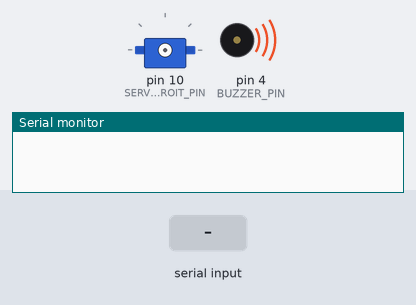
Bench run of a sketch on a simulated Arduino Uno, built with avr-gcc and run on an emulated ATmega328P. On the bench: servo, buzzer (waves = sounding), the last lines printed to the serial monitor. The inputs (shaded band) are chosen by the test bench.

Above: at 0.1 s.
At 2.2 s:
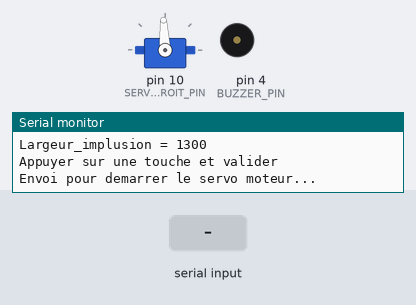
2.3 s: "1" received over Serial
At 3.1 s:
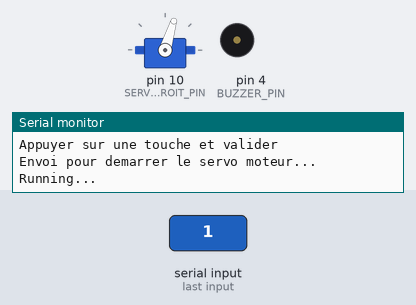
Timing chart, 0 to 9.8 s (numbered marks = the images above; inputs shaded):
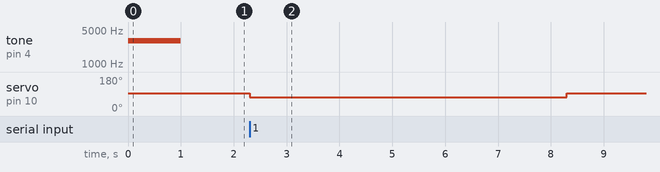

Measured:
- after the input at 2.3 s, servo on pin 10 (SERVO_DROIT_PIN): 93° → 73° at once, → 93° 6.0 s later

The sketch:

Buzzer_V3.ino
```cpp
#include <Servo.h>

//Définition de constantes symboliques
#define BUZZER_PIN 4
#define SERVO_GAUCHE_PIN 11
#define SERVO_DROIT_PIN 10
#define DUREE 6000

// Variables globales
Servo Servo_droit;
Servo Servo_gauche;

int largeur_implusion;

void setup()
{
  tone(BUZZER_PIN, 3000);
  delay(1000);
  noTone(BUZZER_PIN);

  Serial.begin(9600);
  Servo_droit.attach(SERVO_DROIT_PIN);
  Servo_droit.writeMicroseconds (1500);

}

void loop() {
  // put your main code here, to run repeatedly:
  for(largeur_implusion = 1300; largeur_implusion <= 1700; largeur_implusion += 10){
    Serial.print("Largeur_implusion = ");
    Serial.println(largeur_implusion);
    Serial.println("Appuyer sur une touche et valider");
    Serial.println("Envoi pour demarrer le servo moteur...");

    while(Serial.available() == 0);
    Serial.read();

    Serial.println("Running...");
    Servo_droit.writeMicroseconds (largeur_implusion);
    delay(DUREE);
    Servo_droit.writeMicroseconds (1500);

  }

}


void Avance (int duree_deplacement)
{
  Servo_droit.writeMicroseconds(1300);
  Servo_gauche.writeMicroseconds(1700);
  delay (duree_deplacement);
}

void arret (void)
{
  Servo_droit.detach ();
  Servo_gauche.detach ();
}
```
